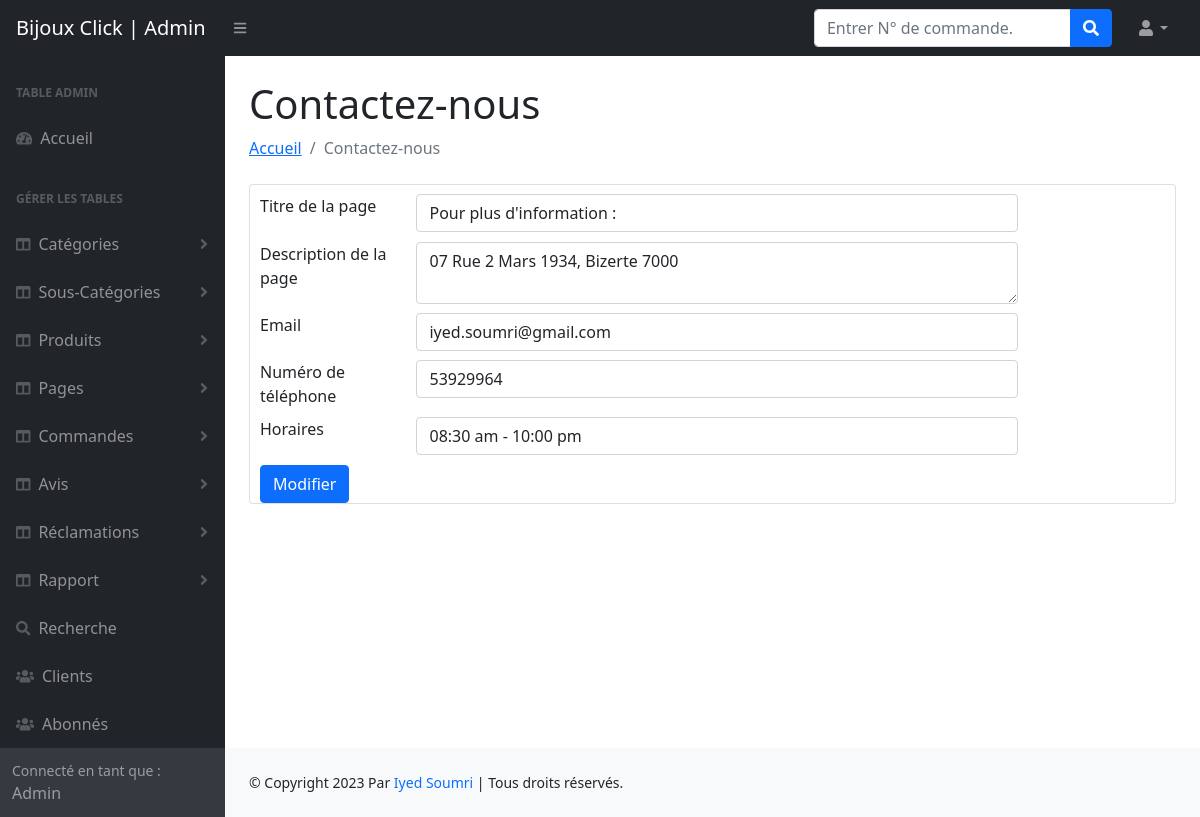
The page /BijouxClick/admin/contactus.php (signed in) on the database its author committed.
### tables this page shows
CREATE TABLE `tblpage` (
  `ID` int(10) NOT NULL,
  `PageType` varchar(200) DEFAULT NULL,
  `PageTitle` mediumtext DEFAULT NULL,
  `PageDescription` mediumtext DEFAULT NULL,
  `Email` varchar(200) DEFAULT NULL,
  `MobileNumber` bigint(10) DEFAULT NULL,
  `UpdationDate` date DEFAULT NULL,
  `Timing` varchar(200) NOT NULL
);

### BijouxClick/admin/contactus.php (the view, shortened to what this page needs)
<?php
include('includes/config.php');
?>
<!DOCTYPE html>
<html lang="fr">
<head>
    <link href="css/styles.css" rel="stylesheet" />
</head>
<body>
    <?php include_once('includes/header.php');?>
    <div id="layoutSidenav">
        <?php include_once('includes/sidebar.php');?>
        <div id="layoutSidenav_content">
            <main>
                <div class="container-fluid px-4">
                    <h1 class="mt-4">Contactez-nous</h1>
                    <ol class="breadcrumb mb-4">
                        <li class="breadcrumb-item"><a href="dashboard.php">Accueil</a></li>
                        <li class="breadcrumb-item active">Contactez-nous</li>
                    </ol>
                    <div class="card mb-4">
                        <form method="post">
                            <?php
                            $ret = mysqli_query($con, "SELECT * FROM tblpage WHERE PageType='contactus'");
                            $row = mysqli_fetch_array($ret);
                            ?>
                            <div class="row" style="margin-top:1%; padding-left: 10px;">
                                <div class="col-2">Titre de la page</div>
                                <div class="col-8"><input type="text" name="pagetitle" id="pagetitle" value="<?php echo $row['PageTitle'];?>" required="true" class="form-control"></div>
                            </div>
                            <div class="row" style="margin-top:1%; padding-left: 10px;">
                                <div class="col-2">Description de la page</div>
                                <div class="col-8"><textarea name="pagedes" id="pagedes" class="form-control" required><?php echo $row['PageDescription'];?></textarea></div>
                            </div>
                            <div class="row" style="margin-top:1%; padding-left: 10px;">
                                <div class="col-2">Email</div>
                                <div class="col-8"><input type="text" name="email" id="email" value="<?php echo $row['Email'];?>" required="true" class="form-control"></div>
                            </div>
                            <div class="row" style="margin-top:1%; padding-left: 10px;">
                                <div class="col-2">Numéro de téléphone</div>
                                <div class="col-8"><input type="text" name="mobnumber" id="mobnumber" value="<?php echo $row['MobileNumber'];?>" required="true" class="form-control"></div>
                            </div>
                            <div class="row" style="margin-top:1%; padding-left: 10px;">
                                <div class="col-2">Horaires</div>
                                <div class="col-8"><input type="text" name="timing" id="timing" value="<?php echo $row['Timing'];?>" required="true" class="form-control"></div>
                            </div>
                            <div class="row" style="margin-top:1%; padding-left: 10px;">
                                <div class="col-4"><button type="submit" name="submit" class="btn btn-primary">Modifier</button></div>
                            </div>
                        </form>
                    </div>
                </div>
            </main>
            <?php include_once('includes/footer.php');?>
        </div>
    </div>
</body>
</html>

### rows shown on the page
tblpage: pagetitle "Pour plus d'information :", pagedes "07 Rue 2 Mars 1934, Bizerte 7000", email "iyed.soumri@gmail.com", mobnumber "53929964", timing "08:30 am - 10:00 pm"
